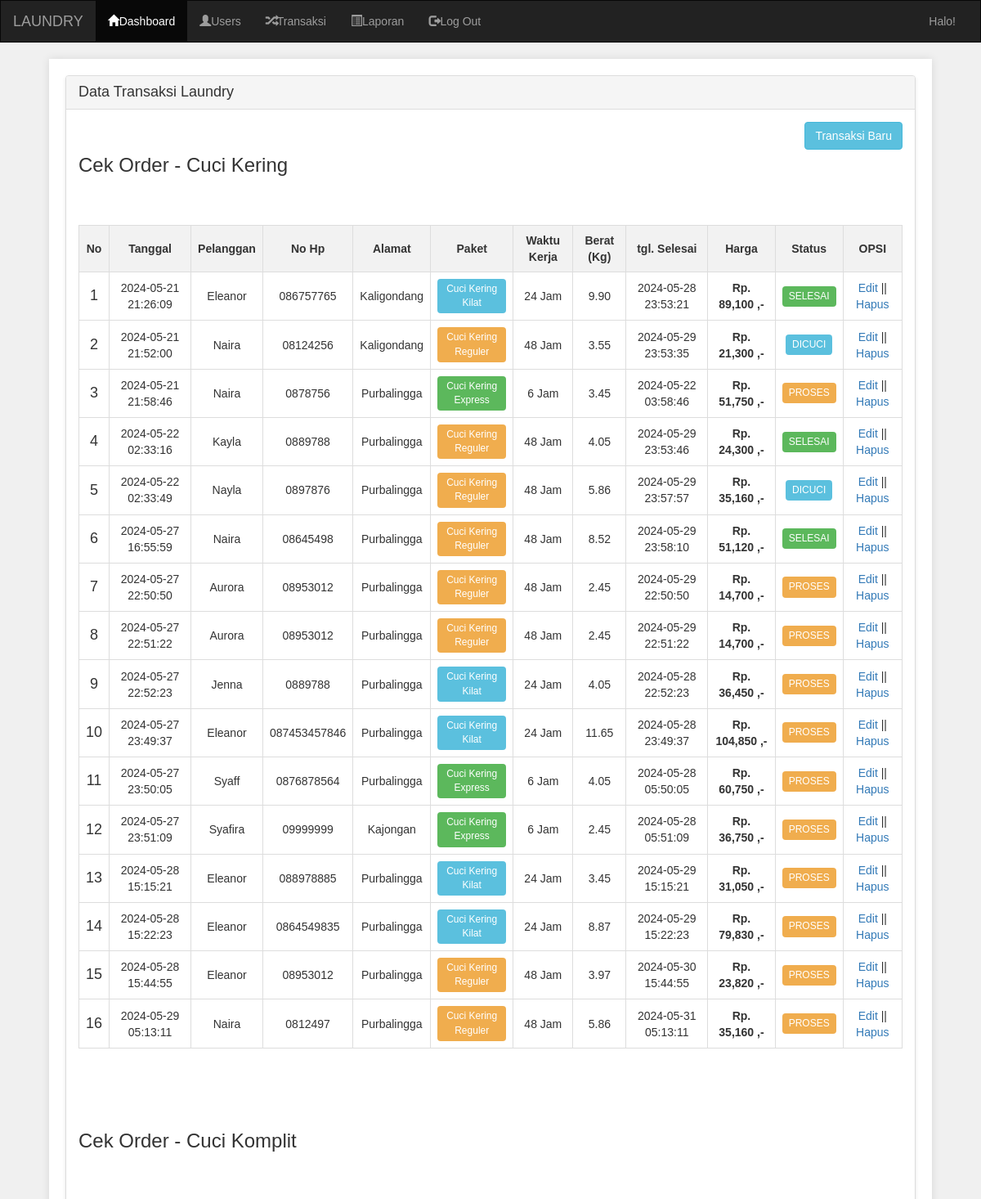
The page /admin/transaksi.php (upper part) on the database its author committed.
### tables this page shows
CREATE TABLE `tr_cuci_kering` (
  `id` int(11) NOT NULL,
  `user_id` int(11) NOT NULL,
  `nama` varchar(255) NOT NULL,
  `no_hp` varchar(20) NOT NULL,
  `alamat` text NOT NULL,
  `paket_id` int(11) NOT NULL,
  `waktu` int(11) NOT NULL,
  `berat` decimal(10,2) NOT NULL,
  `tarif` decimal(10,2) NOT NULL,
  `tgl_masuk` datetime NOT NULL,
  `tgl_keluar` datetime NOT NULL,
  `total_bayar` decimal(10,2) NOT NULL,
  `status` int(11) NOT NULL
);

### admin/transaksi.php (the view, shortened to what this page needs)
<?php include 'header.php'; ?>
<div class="container">
        <div class="panel">
            <div class="panel-heading">
                <h4>Data Transaksi Laundry</h4>
            </div>
            <div class="panel-body">
                <a href="transaksi_tambah.php" class="btn btn-sm btn-info pull-right">Transaksi Baru</a>
                <br><br>
                <div class="title">
            <h2>Cek Order - Cuci Kering</h2>
        </div>
        <br><br>
        <table border="1">
            <tr>
                <th>No</th>
                <th>Tanggal</th>
                <th>Pelanggan</th>
                <th>No Hp</th>
                <th>Alamat</th>
                <th>Paket</th>
                <th>Waktu Kerja</th>
                <th>Berat (Kg)</th>
                <th>tgl. Selesai</th>
                <th>Harga</th>
                <th>Status</th>
                <th>OPSI</th>
            </tr>
            <?php
                $query = "SELECT * FROM tr_cuci_kering;
                ";
                $data = mysqli_query($koneksi, $query);
                $no = 1;
                while ($d = mysqli_fetch_array($data)) { ?>
            <tr>
                <td><h4><?php echo $no++; ?></h4></td>
                <td><?php echo $d['tgl_masuk']; ?></td>
                <td><?php echo $d['nama']; ?></td>
                <td><?php echo $d['no_hp']; ?></td>
                <td><?php echo $d['alamat']; ?></td>
                <td>
                <?php
                        if ($d['paket_id'] == "1") {
                            echo "<div class='label-proses'>Cuci Kering Reguler</div>";
                        } else if ($d['paket_id'] == "2") {
                            echo "<div class='label-dicuci'>Cuci Kering Kilat</div>";
                        } else if ($d['paket_id'] == "3") {
                            echo "<div class='label-selesai'>Cuci Kering Express</div>";
                        }
                    ?>
                </td>
                <td><?php echo $d['waktu']; ?> Jam</td>
                <td><?php echo $d['berat']; ?></td>
                <td><?php echo $d['tgl_keluar']; ?></td>
                <td class="harga"><?php echo "Rp. " . number_format($d['total_bayar']) . " ,-"; ?></td>
                <td>
                    <?php
                        if ($d['status'] == "0") {
                            echo "<div class='label-proses'>PROSES</div>";
                        } else if ($d['status'] == "1") {
                            echo "<div class='label-dicuci'>DICUCI</div>";
                        } else if ($d['status'] == "2") {
                            echo "<div class='label-selesai'>SELESAI</div>";
                        }
                    ?>
                </td>
                <td class="opsi">
                    <a href="transaksi_edit.php?id=<?php echo $d['id']; ?>">Edit</a> || <a href="transaksi_hapus.php?id=<?php echo $d['id']; ?>">Hapus</a>
                </td>
            </tr>
            <?php
                } ?>
        </table>
        <br><br><br><br>
        <div class="title">
            <h2>Cek Order - Cuci Komplit</h2>
        </div>
        <br><br>
        <br><br><br><br>
        <br><br>
            </div>
        </div>
</div>
<?php include 'footer.php'; ?>

### admin/header.php (style rules this page uses)
a { color: white; }

### admin/transaksi.php (style rules this page uses)
body { font-family: Arial, sans-serif; background-color: #f8f9fa; margin: 0; padding: 0; }
.container { width: 90%; margin: auto; overflow: hidden; padding: 20px; background-color: #fff; box-shadow: 0 0 10px rgba(0, 0, 0, 0.1); margin-top: 20px; margin-bottom: 20px; }
.panel { border: 1px solid #ddd; border-radius: 4px; box-shadow: 0 2px 4px rgba(0, 0, 0, 0.1); background-color: #ffffff; }
.panel-heading { padding: 10px 15px; border-bottom: 1px solid #ddd; background-color: #f5f5f5; border-top-right-radius: 3px; border-top-left-radius: 3px; }
.panel-heading h4 { margin: 0; }
.panel-body { padding: 15px; }
.btn { display: inline-block; padding: 6px 12px; margin-bottom: 0; font-size: 14px; font-weight: 400; line-height: 1.42857143; text-align: center; white-space: nowrap; vertical-align: middle; cursor: pointer; border: 1px solid transparent; border-radius: 4px; }
.btn-info { color: #fff; background-color: #5bc0de; border-color: #46b8da; }
.title { margin-bottom: 20px; }
.title h2 { margin: 0; font-size: 24px; }
table { width: 100%; border-collapse: collapse; margin-bottom: 20px; }
table, th, td { border: 1px solid #ddd; }
th, td { padding: 8px; text-align: center; }
th { background-color: #f2f2f2; }
.label-proses, .label-dicuci, .label-selesai { display: inline-block; padding: 4px 8px; font-size: 12px; border-radius: 4px; color: #fff; }
.label-proses { background-color: #f0ad4e; }
.label-dicuci { background-color: #5bc0de; }
.label-selesai { background-color: #5cb85c; }
.harga { font-weight: bold; }
.opsi a { color: #337ab7; text-decoration: none; }

### rows shown on the page
tr_cuci_kering: tgl_masuk "2024-05-21 21:26:09", nama "Eleanor", no_hp "086757765", alamat "Kaligondang", shows "Cuci Kering Kilat", waktu "24", berat "9.90", tgl_keluar "2024-05-28 23:53:21", total_bayar "89,100", status "SELESAI"
tr_cuci_kering: tgl_masuk "2024-05-21 21:52:00", nama "Naira", no_hp "08124256", alamat "Kaligondang", shows "Cuci Kering Reguler", waktu "48", berat "3.55", tgl_keluar "2024-05-29 23:53:35", total_bayar "21,300", status "DICUCI"
tr_cuci_kering: tgl_masuk "2024-05-21 21:58:46", nama "Naira", no_hp "0878756", alamat "Purbalingga", shows "Cuci Kering Express", waktu "6", berat "3.45", tgl_keluar "2024-05-22 03:58:46", total_bayar "51,750", status "PROSES"
tr_cuci_kering: tgl_masuk "2024-05-22 02:33:16", nama "Kayla", no_hp "0889788", alamat "Purbalingga", shows "Cuci Kering Reguler", waktu "48", berat "4.05", tgl_keluar "2024-05-29 23:53:46", total_bayar "24,300", status "SELESAI"
tr_cuci_kering: tgl_masuk "2024-05-22 02:33:49", nama "Nayla", no_hp "0897876", alamat "Purbalingga", shows "Cuci Kering Reguler", waktu "48", berat "5.86", tgl_keluar "2024-05-29 23:57:57", total_bayar "35,160", status "DICUCI"
tr_cuci_kering: tgl_masuk "2024-05-27 16:55:59", nama "Naira", no_hp "08645498", alamat "Purbalingga", shows "Cuci Kering Reguler", waktu "48", berat "8.52", tgl_keluar "2024-05-29 23:58:10", total_bayar "51,120", status "SELESAI"
tr_cuci_kering: tgl_masuk "2024-05-27 22:50:50", nama "Aurora", no_hp "08953012", alamat "Purbalingga", shows "Cuci Kering Reguler", waktu "48", berat "2.45", tgl_keluar "2024-05-29 22:50:50", total_bayar "14,700", status "PROSES"
tr_cuci_kering: tgl_masuk "2024-05-27 22:51:22", nama "Aurora", no_hp "08953012", alamat "Purbalingga", shows "Cuci Kering Reguler", waktu "48", berat "2.45", tgl_keluar "2024-05-29 22:51:22", total_bayar "14,700", status "PROSES"
tr_cuci_kering: tgl_masuk "2024-05-27 22:52:23", nama "Jenna", no_hp "0889788", alamat "Purbalingga", shows "Cuci Kering Kilat", waktu "24", berat "4.05", tgl_keluar "2024-05-28 22:52:23", total_bayar "36,450", status "PROSES"
tr_cuci_kering: tgl_masuk "2024-05-27 23:49:37", nama "Eleanor", no_hp "087453457846", alamat "Purbalingga", shows "Cuci Kering Kilat", waktu "24", berat "11.65", tgl_keluar "2024-05-28 23:49:37", total_bayar "104,850", status "PROSES"
tr_cuci_kering: tgl_masuk "2024-05-27 23:50:05", nama "Syaff", no_hp "0876878564", alamat "Purbalingga", shows "Cuci Kering Express", waktu "6", berat "4.05", tgl_keluar "2024-05-28 05:50:05", total_bayar "60,750", status "PROSES"
tr_cuci_kering: tgl_masuk "2024-05-27 23:51:09", nama "Syafira", no_hp "09999999", alamat "Kajongan", shows "Cuci Kering Express", waktu "6", berat "2.45", tgl_keluar "2024-05-28 05:51:09", total_bayar "36,750", status "PROSES"
tr_cuci_kering: tgl_masuk "2024-05-28 15:15:21", nama "Eleanor", no_hp "088978885", alamat "Purbalingga", shows "Cuci Kering Kilat", waktu "24", berat "3.45", tgl_keluar "2024-05-29 15:15:21", total_bayar "31,050", status "PROSES"
tr_cuci_kering: tgl_masuk "2024-05-28 15:22:23", nama "Eleanor", no_hp "0864549835", alamat "Purbalingga", shows "Cuci Kering Kilat", waktu "24", berat "8.87", tgl_keluar "2024-05-29 15:22:23", total_bayar "79,830", status "PROSES"
tr_cuci_kering: tgl_masuk "2024-05-28 15:44:55", nama "Eleanor", no_hp "08953012", alamat "Purbalingga", shows "Cuci Kering Reguler", waktu "48", berat "3.97", tgl_keluar "2024-05-30 15:44:55", total_bayar "23,820", status "PROSES"
tr_cuci_kering: tgl_masuk "2024-05-29 05:13:11", nama "Naira", no_hp "0812497", alamat "Purbalingga", shows "Cuci Kering Reguler", waktu "48", berat "5.86", tgl_keluar "2024-05-31 05:13:11", total_bayar "35,160", status "PROSES"
